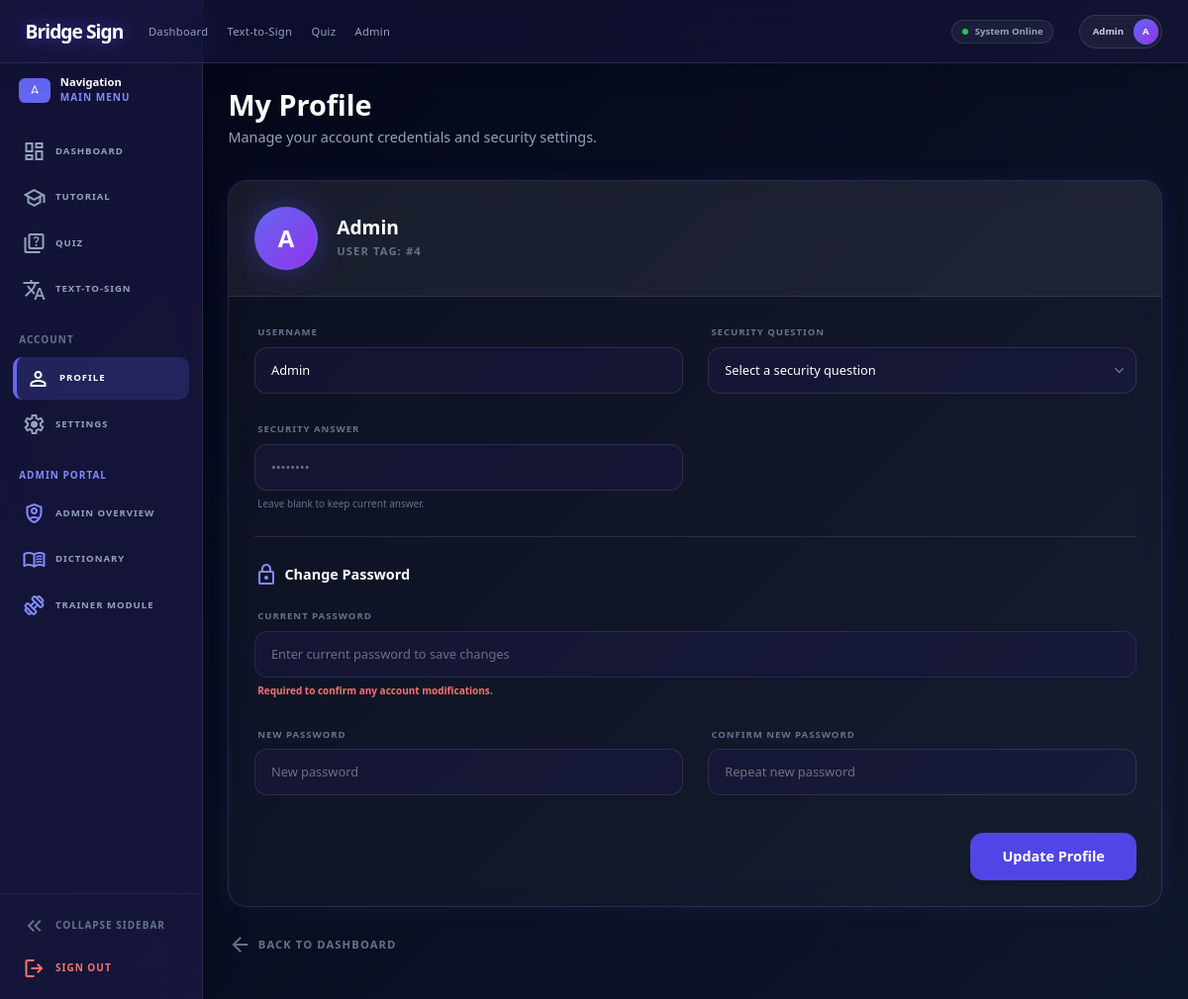
Page /profile (signed in) on the committed database.
### app2.py (models this page shows, shortened)
class User(db.Model):
    id = db.Column(db.Integer, primary_key=True)
    username = db.Column(db.String(80), unique=True, nullable=False)
    password_hash = db.Column(db.String(200), nullable=False)
    camera_enabled = db.Column(db.Boolean, default=True)
    camera_index = db.Column(db.Integer, default=0)
    is_admin = db.Column(db.Boolean, default=False)
    tutorial_completed = db.Column(db.Boolean, default=False)
    security_question = db.Column(db.String(200), nullable=True)
    security_answer_hash = db.Column(db.String(200), nullable=True)

### app2.py (the view, shortened to what this page needs)
@app.route('/profile', methods=['GET', 'POST'])
@login_required
def profile():
    user = User.query.get(session['user_id'])
    if user is None:
        session.clear()
        flash('Session expired. Please login again.', 'error')
        return redirect(url_for('login'))
    return render_template('profile.html', user=user)

### templates/profile.html (shortened to what this page needs)
<!DOCTYPE html>
<html class="dark" lang="en">
<head>
    <script src="https://cdn.tailwindcss.com?plugins=forms,container-queries"></script>
    <link rel="stylesheet" href="{{ url_for('static', filename='css/global.css') }}?v=2">
    <link rel="stylesheet" href="{{ url_for('static', filename='css/modern_ui.css') }}">
</head>
<body class="bg-background text-on-surface">
    {% include '_navbar.html' %}
    {% include '_sidebar.html' %}
    <main id="main-content" class="lg:ml-64 pt-28 pb-12 px-8 max-w-[1000px] transition-all duration-300 mx-auto">
        <div class="mb-10">
            <h1 class="text-4xl font-extrabold text-white mb-2">My Profile</h1>
            <p class="text-lg text-slate-400">Manage your account credentials and security settings.</p>
        </div>
        <div class="surface_glass rounded-3xl overflow-hidden glow-indigo">
            <div class="p-8 bg-white/5 border-b border-white/10 flex items-center gap-6">
                <div class="w-20 h-20 rounded-full border-2 border-indigo-500/30 overflow-hidden bg-gradient-to-br from-indigo-500 to-purple-600 flex items-center justify-center font-black text-white text-3xl shadow-[0_0_30px_rgba(79,70,229,0.4)]">
                    {{ user.username[0].upper() }}
                </div>
                <div>
                    <h2 class="text-2xl font-black text-white leading-none">{{ user.username }}</h2>
                    <p class="text-sm font-bold text-slate-500 uppercase tracking-widest mt-2">User Tag: #{{ user.id }}</p>
                </div>
            </div>
            <form method="POST" action="{{ url_for('profile') }}" class="p-8 space-y-8">
                <div class="grid grid-cols-1 md:grid-cols-2 gap-8">
                    <div class="space-y-2">
                        <label for="username" class="text-xs font-bold text-slate-500 uppercase tracking-widest px-1">Username</label>
                        <input type="text" id="username" name="username" value="{{ user.username }}" required class="w-full bg-indigo-950/40 border border-white/10 rounded-2xl px-5 py-4 text-white focus:ring-2 focus:ring-indigo-500 outline-none transition-all">
                    </div>
                    <div class="space-y-2">
                        <label for="security_question" class="text-xs font-bold text-slate-500 uppercase tracking-widest px-1">Security Question</label>
                        <select id="security_question" name="security_question" class="w-full bg-indigo-950/40 border border-white/10 rounded-2xl px-5 py-4 text-white focus:ring-2 focus:ring-indigo-500 outline-none transition-all appearance-none">
                            <option value="" {% if not user.security_question %}selected{% endif %} disabled>Select a security question</option>
                        </select>
                    </div>
                    <div class="space-y-2">
                        <label for="security_answer" class="text-xs font-bold text-slate-500 uppercase tracking-widest px-1">Security Answer</label>
                        <input type="text" id="security_answer" name="security_answer" placeholder="••••••••" class="w-full bg-indigo-950/40 border border-white/10 rounded-2xl px-5 py-4 text-white focus:ring-2 focus:ring-indigo-500 outline-none transition-all">
                        <p class="text-[10px] text-slate-500 px-1">Leave blank to keep current answer.</p>
                    </div>
                </div>
                <div class="pt-8 border-t border-white/10">
                    <h3 class="text-lg font-bold text-white mb-6 flex items-center gap-2">
                        <span class="material-symbols-outlined text-indigo-400">lock</span> Change Password
                    </h3>
                    <div class="grid grid-cols-1 md:grid-cols-2 gap-8">
                        <div class="space-y-2 md:col-span-2">
                            <label for="current_password" class="text-xs font-bold text-slate-500 uppercase tracking-widest px-1">Current Password</label>
                            <input type="password" id="current_password" name="current_password" required class="w-full bg-indigo-950/40 border border-indigo-500/20 rounded-2xl px-5 py-4 text-white focus:ring-2 focus:ring-indigo-500 outline-none transition-all" placeholder="Enter current password to save changes">
                            <p class="text-[10px] text-red-400 px-1 font-bold">Required to confirm any account modifications.</p>
                        </div>
                        <div class="space-y-2">
                            <label for="new_password" class="text-xs font-bold text-slate-500 uppercase tracking-widest px-1">New Password</label>
                            <input type="password" id="new_password" name="new_password" class="w-full bg-indigo-950/40 border border-white/10 rounded-2xl px-5 py-4 text-white focus:ring-2 focus:ring-indigo-500 outline-none transition-all" placeholder="New password">
                        </div>
                        <div class="space-y-2">
                            <label for="confirm_password" class="text-xs font-bold text-slate-500 uppercase tracking-widest px-1">Confirm New Password</label>
                            <input type="password" id="confirm_password" name="confirm_password" class="w-full bg-indigo-950/40 border border-white/10 rounded-2xl px-5 py-4 text-white focus:ring-2 focus:ring-indigo-500 outline-none transition-all" placeholder="Repeat new password">
                        </div>
                    </div>
                </div>
                <div class="flex justify-end pt-4">
                    <button type="submit" class="bg-indigo-600 hover:bg-indigo-500 text-white px-10 py-4 rounded-2xl font-bold text-lg shadow-lg transition-all active:scale-95">Update Profile</button>
                </div>
            </form>
        </div>
        <div class="mt-8">
            <a href="{{ url_for('index') }}" class="inline-flex items-center gap-2 text-slate-500 hover:text-white transition-colors font-bold text-sm uppercase tracking-widest">
                <span class="material-symbols-outlined">arrow_back</span> Back to Dashboard
            </a>
        </div>
    </main>
</body>
</html>

### templates/_navbar.html (shortened to what this page needs)
<nav class="fixed top-0 w-full h-20 bg-indigo-950/40 backdrop-blur-xl border-b border-white/10 shadow-[0_4px_30px_rgba(0,0,0,0.1)] z-50">
    <div class="flex justify-between items-center px-8 h-20 max-w-[1280px] mx-auto w-full">
        <div class="flex items-center gap-8">
            <a href="{{ url_for('index') }}" class="text-2xl font-black tracking-tighter text-white drop-shadow-[0_0_8px_rgba(79,70,229,0.6)]">Bridge Sign</a>
            <div class="hidden md:flex items-center gap-6">
                <a class="text-slate-400 hover:text-white transition-colors duration-300 font-inter text-sm font-medium tracking-wide active:scale-95 cursor-pointer {{ 'text-white border-b-2 border-indigo-500 pb-1' if request.endpoint == 'index' }}" href="{{ url_for('index') }}">Dashboard</a>
                <a class="text-slate-400 hover:text-white transition-colors duration-300 font-inter text-sm font-medium tracking-wide active:scale-95 cursor-pointer {{ 'text-white border-b-2 border-indigo-500 pb-1' if request.endpoint == 'text_to_sign' }}" href="{{ url_for('text_to_sign') }}">Text-to-Sign</a>
                <a class="text-slate-400 hover:text-white transition-colors duration-300 font-inter text-sm font-medium tracking-wide active:scale-95 cursor-pointer {{ 'text-white border-b-2 border-indigo-500 pb-1' if request.endpoint == 'quiz' }}" href="{{ url_for('quiz') }}">Quiz</a>
                {% if is_admin %}
                <a class="text-slate-400 hover:text-white transition-colors duration-300 font-inter text-sm font-medium tracking-wide active:scale-95 cursor-pointer {{ 'text-white border-b-2 border-indigo-500 pb-1' if request.endpoint in ['admin_dashboard', 'admin_dictionary'] }}" href="{{ url_for('admin_dashboard') }}">Admin</a>
                {% endif %}
            </div>
        </div>
        <div class="flex items-center gap-4">
            <div class="flex items-center gap-2 mr-4 text-xs font-semibold text-slate-400 bg-white/5 px-3 py-1.5 rounded-full border border-white/10 hidden sm:flex">
                <span class="w-2 h-2 bg-green-500 rounded-full animate-pulse"></span>
                System Online
            </div>
            <div class="flex items-center gap-3 bg-white/5 pl-4 pr-1 py-1 rounded-full border border-white/10">
                <span class="text-xs font-bold text-slate-300 hidden sm:inline">{{ username if username else 'User' }}</span>
                <div class="w-8 h-8 rounded-full border border-indigo-500/30 overflow-hidden bg-gradient-to-br from-indigo-500 to-purple-600 flex items-center justify-center font-bold text-white text-xs">
                    {{ username[0].upper() if username else 'U' }}
                </div>
            </div>
        </div>
    </div>
</nav>

### templates/_sidebar.html (shortened to what this page needs)
<aside id="sidebar" class="fixed left-0 top-0 h-full w-64 bg-indigo-950/60 backdrop-blur-lg border-r border-white/10 shadow-2xl z-40 flex flex-col transition-all duration-300 transform lg:translate-x-0 -translate-x-full">
    <div class="pt-24 px-4 pb-8 flex-1 overflow-y-auto overflow-x-hidden">
        <div class="flex items-center gap-3 mb-8 px-2">
            <div class="min-w-[32px] h-8 rounded-lg bg-indigo-500 flex items-center justify-center">
                <span class="material-symbols-outlined text-white text-sm">navigation</span>
            </div>
            <div class="sidebar-header-text">
                <h2 class="text-sm font-bold text-white leading-none">Navigation</h2>
                <p class="text-[10px] uppercase tracking-widest text-indigo-400 font-semibold mt-1">Main Menu</p>
            </div>
        </div>
        <nav class="space-y-1">
            <a href="{{ url_for('index') }}" class="sidebar-item flex items-center gap-3 px-3 py-3 rounded-xl transition-all duration-200 {{ 'bg-indigo-500/20 text-white border-l-4 border-indigo-500' if request.endpoint == 'index' else 'text-slate-400 hover:bg-white/5 hover:text-white' }}">
                <span class="material-symbols-outlined">dashboard</span>
                <span class="sidebar-label text-xs uppercase tracking-widest font-semibold">Dashboard</span>
            </a>
            <a href="{{ url_for('tutorial') }}" class="sidebar-item flex items-center gap-3 px-3 py-3 rounded-xl transition-all duration-200 {{ 'bg-indigo-500/20 text-white border-l-4 border-indigo-500' if request.endpoint == 'tutorial' else 'text-slate-400 hover:bg-white/5 hover:text-white' }}">
                <span class="material-symbols-outlined">school</span>
                <span class="sidebar-label text-xs uppercase tracking-widest font-semibold">Tutorial</span>
            </a>
            <a href="{{ url_for('quiz') }}" class="sidebar-item flex items-center gap-3 px-3 py-3 rounded-xl transition-all duration-200 {{ 'bg-indigo-500/20 text-white border-l-4 border-indigo-500' if request.endpoint == 'quiz' else 'text-slate-400 hover:bg-white/5 hover:text-white' }}">
                <span class="material-symbols-outlined">quiz</span>
                <span class="sidebar-label text-xs uppercase tracking-widest font-semibold">Quiz</span>
            </a>
            <a href="{{ url_for('text_to_sign') }}" class="sidebar-item flex items-center gap-3 px-3 py-3 rounded-xl transition-all duration-200 {{ 'bg-indigo-500/20 text-white border-l-4 border-indigo-500' if request.endpoint == 'text_to_sign' else 'text-slate-400 hover:bg-white/5 hover:text-white' }}">
                <span class="material-symbols-outlined">translate</span>
                <span class="sidebar-label text-xs uppercase tracking-widest font-semibold">Text-to-Sign</span>
            </a>
            <div class="pt-6 pb-2 px-2 sidebar-header-text">
                <p class="text-[10px] uppercase tracking-widest text-slate-500 font-bold">Account</p>
            </div>
            <a href="{{ url_for('profile') }}" class="sidebar-item flex items-center gap-3 px-3 py-3 rounded-xl transition-all duration-200 {{ 'bg-indigo-500/20 text-white border-l-4 border-indigo-500' if request.endpoint == 'profile' else 'text-slate-400 hover:bg-white/5 hover:text-white' }}">
                <span class="material-symbols-outlined">person</span>
                <span class="sidebar-label text-xs uppercase tracking-widest font-semibold">Profile</span>
            </a>
            <a href="{{ url_for('settings') }}" class="sidebar-item flex items-center gap-3 px-3 py-3 rounded-xl transition-all duration-200 {{ 'bg-indigo-500/20 text-white border-l-4 border-indigo-500' if request.endpoint == 'settings' else 'text-slate-400 hover:bg-white/5 hover:text-white' }}">
                <span class="material-symbols-outlined">settings</span>
                <span class="sidebar-label text-xs uppercase tracking-widest font-semibold">Settings</span>
            </a>
            {% if is_admin %}
            <div class="pt-6 pb-2 px-2 sidebar-header-text">
                <p class="text-[10px] uppercase tracking-widest text-indigo-400 font-bold">Admin Portal</p>
            </div>
            <a href="{{ url_for('admin_dashboard') }}" class="sidebar-item flex items-center gap-3 px-3 py-3 rounded-xl transition-all duration-200 {{ 'bg-indigo-500/20 text-white border-l-4 border-indigo-500' if request.endpoint == 'admin_dashboard' else 'text-slate-400 hover:bg-white/5 hover:text-white' }}">
                <span class="material-symbols-outlined text-indigo-400">shield_person</span>
                <span class="sidebar-label text-xs uppercase tracking-widest font-semibold">Admin Overview</span>
            </a>
            <a href="{{ url_for('admin_dictionary') }}" class="sidebar-item flex items-center gap-3 px-3 py-3 rounded-xl transition-all duration-200 {{ 'bg-indigo-500/20 text-white border-l-4 border-indigo-500' if request.endpoint == 'admin_dictionary' else 'text-slate-400 hover:bg-white/5 hover:text-white' }}">
                <span class="material-symbols-outlined text-indigo-400">menu_book</span>
                <span class="sidebar-label text-xs uppercase tracking-widest font-semibold">Dictionary</span>
            </a>
            <a href="{{ url_for('trainer') }}" class="sidebar-item flex items-center gap-3 px-3 py-3 rounded-xl transition-all duration-200 {{ 'bg-indigo-500/20 text-white border-l-4 border-indigo-500' if request.endpoint == 'trainer' else 'text-slate-400 hover:bg-white/5 hover:text-white' }}">
                <span class="material-symbols-outlined text-indigo-400">exercise</span>
                <span class="sidebar-label text-xs uppercase tracking-widest font-semibold">Trainer Module</span>
            </a>
            {% endif %}
        </nav>
    </div>
    <div class="p-4 border-t border-white/5 space-y-2">
        <button onclick="toggleSidebarCollapse()" class="w-full flex items-center gap-3 text-slate-500 hover:text-white transition-colors px-3 py-2 rounded-lg hover:bg-white/5">
            <span id="collapse-icon" class="material-symbols-outlined transition-transform duration-300">keyboard_double_arrow_left</span>
            <span class="sidebar-label text-[10px] uppercase tracking-widest font-bold">Collapse Sidebar</span>
        </button>
        <a href="{{ url_for('logout') }}" class="flex items-center gap-3 text-red-400 hover:text-white transition-colors px-3 py-2 rounded-lg hover:bg-red-500/10">
            <span class="material-symbols-outlined">logout</span>
            <span class="sidebar-label text-[10px] uppercase tracking-widest font-bold">Sign Out</span>
        </a>
    </div>
</aside>

### rows in the picture
User: username "Admin", username "A", id "4", security_question "Select a security question"
